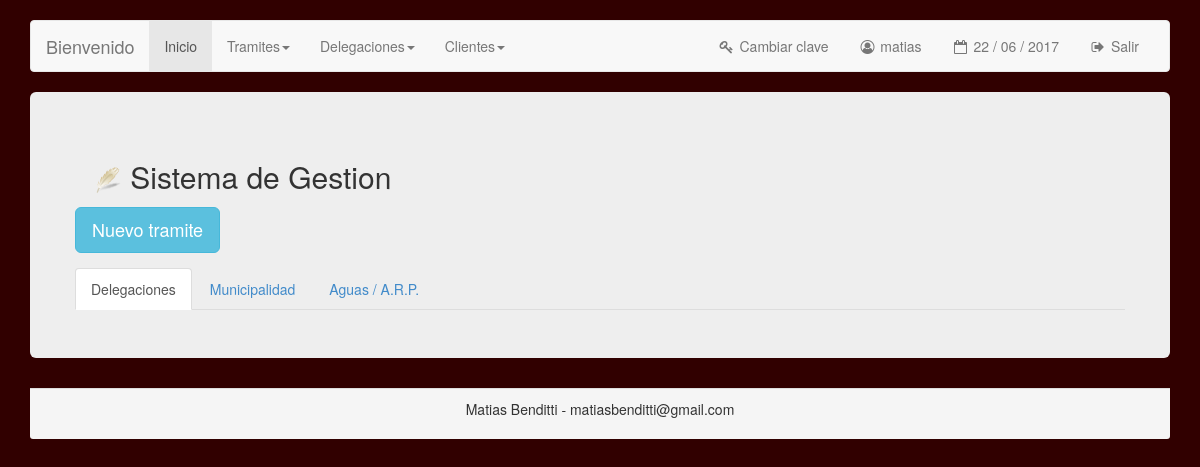
The app's page /inc/inicio.php (signed in), older data.
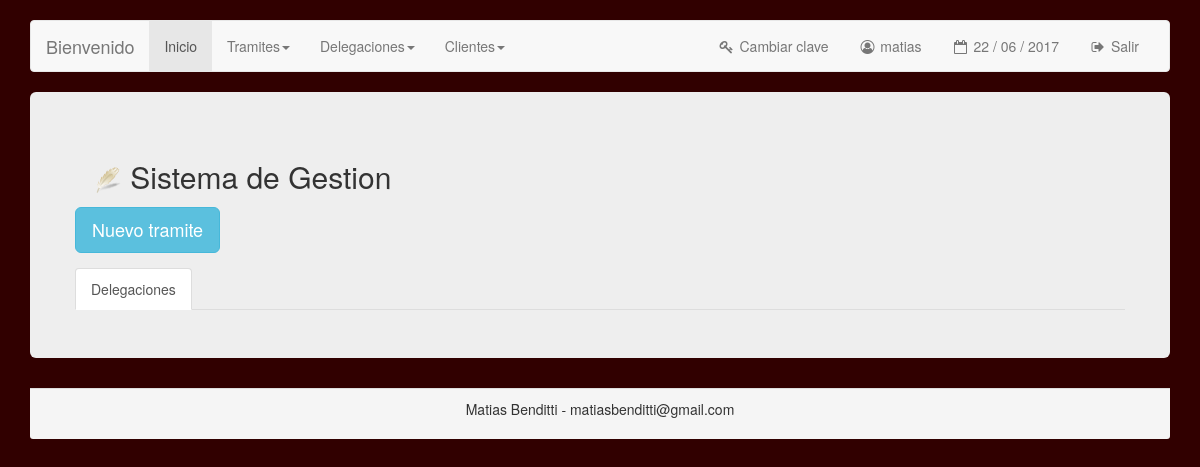
The same page, newer data.
### tables this page shows
CREATE TABLE `delegaciones` (
  `idDelegacion` int(11) NOT NULL,
  `nombre` varchar(50) NOT NULL,
  `ubicacion` varchar(100) DEFAULT NULL,
  `observacion` varchar(300) DEFAULT NULL
);

### inc/inicio.php (the view, shortened to what this page needs)
<?php
include('config.php');
$link = mysqli_connect ($dbhost, $dbusername, $dbuserpass);
mysqli_select_db($link,$dbname) or die('No se puede seleccionar la base de datos');
$sql = "SELECT idDelegacion,nombre FROM delegaciones";
$stmt = mysqli_query($link,$sql);
?>
<!DOCTYPE html>
<html lang="en">
  <head>
		<link href="../css/bootstrap.css" rel="stylesheet">
  </head>
  <body>
    <br>
		<div class="container">
<?php include "menu.php"; ?>
	<div class="jumbotron">
		<h2><img src="../images/menu.png" alt="Getionate" align="middle" style="margin:0px 0px 0px 0px" height="32" width="32"> Sistema de Gestion </h2>
	<div class="row">
		<p>
			<a class="btn btn-lg btn-info" href="../mod_tramites/frm_nuevo_tramite.php" role="button">Nuevo tramite</a>
		</p>
		<ul class="nav nav-tabs">
		  <li class="active"><a href="#">Delegaciones</a></li>
			<?php while($delegacion = mysqli_fetch_array($stmt)){ ?>
		  <li><a href="../mod_tramites/tramites.php?idDelegacion=<?php echo $delegacion['idDelegacion']; ?>"><?php echo $delegacion['nombre']; ?></a></li>
			<?php } ?>
		</ul>
	</div>
	</div>
	<div class="panel-footer">
	<p class="text-center">Matias Benditti - matiasbenditti@gmail.com</p>
</div>
</div>
  </body>
</html>

Row changes from the older to the newer data that the page shows:
removed delegaciones: nombre "Municipalidad"
removed delegaciones: nombre "Aguas / A.R.P."
